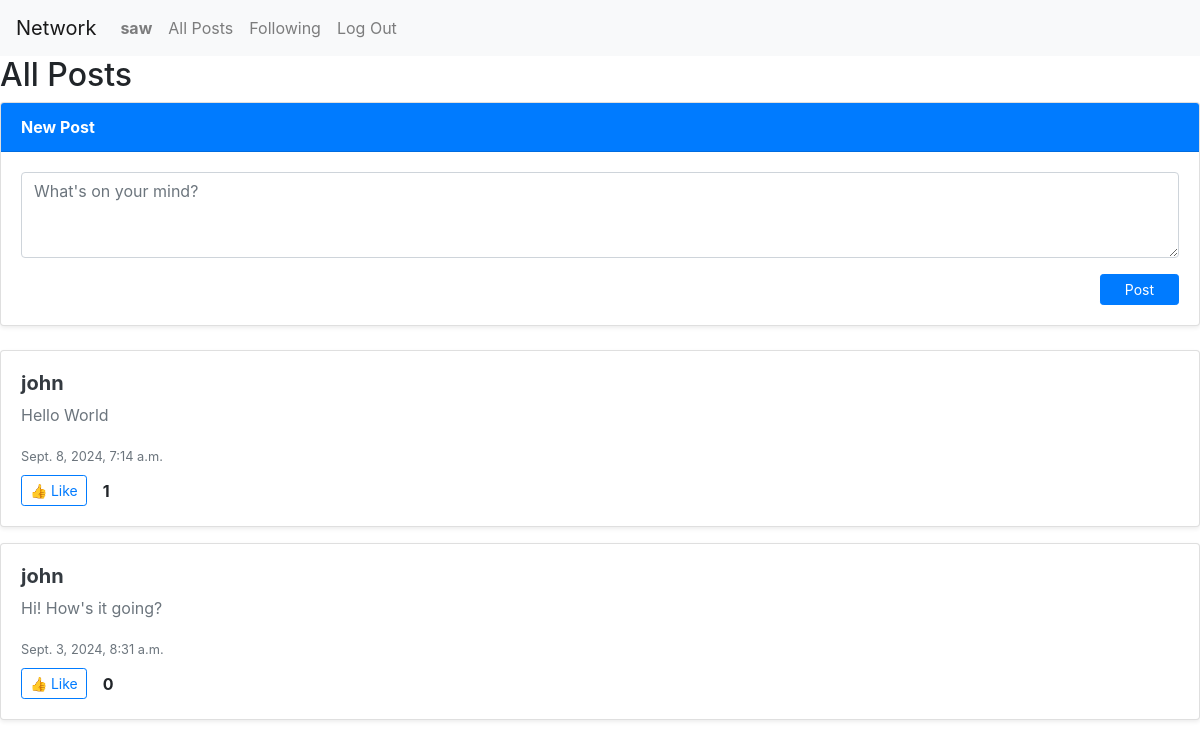
Screenshot of / (signed in) with the database file from the repository.
### network/models.py (models this page shows, shortened)
class User(AbstractUser):
    pass

class Post(models.Model):
    owner = models.ForeignKey(User, on_delete=models.CASCADE, related_name="posts")
    description = models.CharField(max_length=1024, blank=False)
    created = models.DateTimeField(auto_now_add=True)

### network/views.py (the view)
# urls.py: path("", views.index, name="index"),
def index(request):
    posts = Post.objects.all().order_by('-created')
    paginator = Paginator(posts, 10)
    page_no = request.GET.get('page')
    page_posts = paginator.get_page(page_no)
    likes = Like.objects.all()
    myLikePostObjects = []
    for like in likes:
        if like.user == request.user:
            myLikePostObjects.append(like.post)
    return render(request, "network/index.html", {
        "page_posts": page_posts,
        "myLikePostObjects": myLikePostObjects,
    })

### network/templates/network/index.html (shortened to what this page needs)
{% extends "network/layout.html" %}
{% block body %}
    {% if user.is_authenticated %}
        <h2>All Posts</h2>
        <form action="{% url 'new_post' %}" method="post" class="mb-4">
            <div class="card shadow-sm">
                <div class="card-header bg-primary text-white">
                    <b>New Post</b>
                </div>
                <div class="card-body">
                    <div class="form-group">
                        <textarea class="form-control rounded-3" name="description" placeholder="What's on your mind?" autocomplete="off" rows="3"></textarea>
                    </div>
                    <div class="d-flex justify-content-end mt-2">
                        <input type="submit" class="btn btn-primary btn-sm px-4" value="Post">
                    </div>
                </div>
            </div>
        </form>
    {% endif %}
    {% for post in page_posts %}
    <div class="card mb-3 shadow-sm">
        <div class="card-body">
            <h5>
                <a href="{% url 'user_profile' post.owner.id %}" class="text-decoration-none text-dark">
                    <strong>{{ post.owner }}</strong>
                </a>
            </h5>
            <p id="{{ post.id }}_content" class="text-muted">{{ post.description }}</p>
            <small class="text-secondary">{{ post.created }}</small><br>
            <div class="d-flex align-items-center gap-2 mt-2">
                {% if post in myLikePostObjects %}
                    <button class="btn btn-outline-danger btn-sm" onclick="isLike('{{ post.id }}')" id="likeButton_{{ post.id }}">
                        ❤️ Unlike
                    </button>
                {% else %}
                    <button class="btn btn-outline-primary btn-sm" onclick="isLike('{{ post.id }}')" id="likeButton_{{ post.id }}">
                        👍 Like
                    </button>
                {% endif %}
                <b id="likeCount_{{ post.id }}" class="ms-5 px-3">{{ post.post_likes.count }}</b>
            </div>
        </div>
    </div>
    {% endfor %}
{% endblock %}

### network/templates/network/layout.html (shortened to what this page needs)
{% load static %}
<!DOCTYPE html>
<html lang="en">
    <head>
        <link rel="stylesheet" href="https://stackpath.bootstrapcdn.com/bootstrap/4.4.1/css/bootstrap.min.css">
        <link href="{% static 'network/styles.css' %}" rel="stylesheet">
    </head>
    <body>
        <nav class="navbar navbar-expand-lg navbar-light bg-light">
            <a class="navbar-brand" href="#">Network</a>
            <div>
              <ul class="navbar-nav mr-auto">
                {% if user.is_authenticated %}
                    <li class="nav-item">
                        <a class="nav-link" href="{% url 'user_profile' user.id %}"><strong>{{ user.username }}</strong></a>
                    </li>
                {% endif %}
                <li class="nav-item">
                  <a class="nav-link" href="{% url 'index' %}">All Posts</a>
                </li>
                {% if user.is_authenticated %}
                    <li class="nav-item">
                        <a class="nav-link" href="{% url 'following' %}">Following</a>
                    </li>
                    <li class="nav-item">
                        <a class="nav-link" href="{% url 'logout' %}">Log Out</a>
                    </li>
                {% endif %}
              </ul>
            </div>
          </nav>
        <div class="body">
            {% block body %}
            {% endblock %}
        </div>
    </body>
</html>

### rows the page displays
User: username "saw"
Post: owner "john", description "Hello World", created "Sept. 8, 2024, 7:14 a.m.", post_likes.count "1"
Post: owner "john", description "Hi! How's it going?", created "Sept. 3, 2024, 8:31 a.m.", post_likes.count "0"
